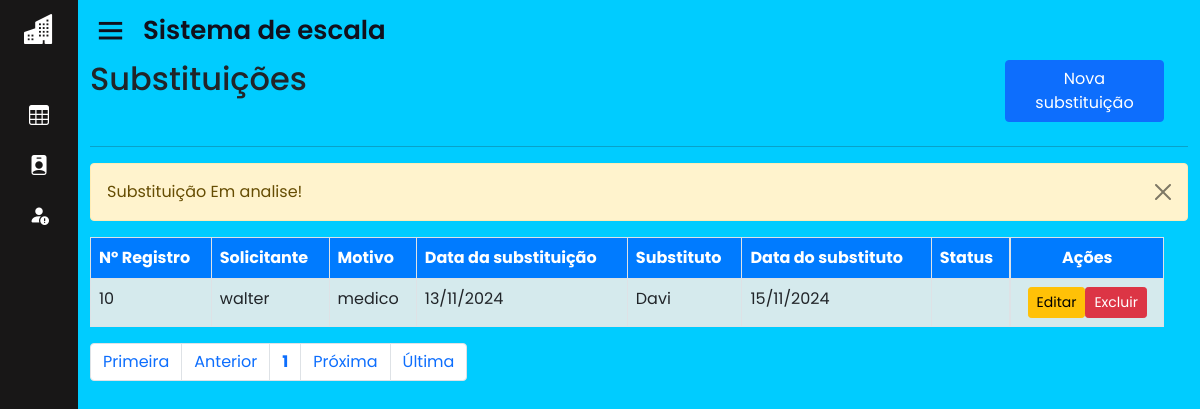
/home.php?page=lista_sub&msg=6 (signed in), run on an earlier commit of the app's database.
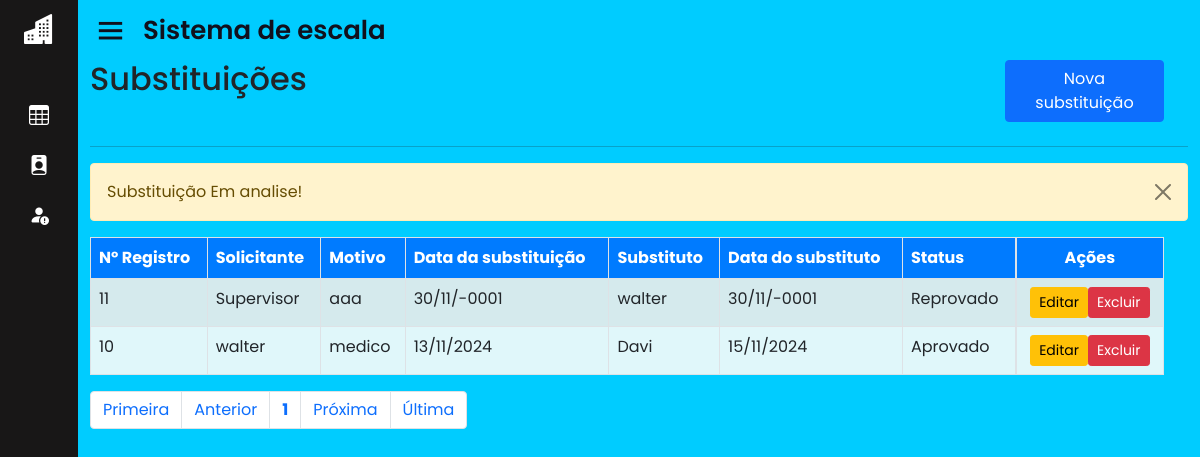
And on a later commit of the database.
### tables this page shows
CREATE TABLE IF NOT EXISTS `substituicao` (
  `id` int(11) NOT NULL AUTO_INCREMENT,
  `solicitante` varchar(50) NOT NULL DEFAULT '',
  `motivo` varchar(50) NOT NULL,
  `data_solic` date NOT NULL,
  `substituto` varchar(50) NOT NULL DEFAULT '',
  `data_subs` date DEFAULT NULL,
  `ativo_sub` enum('Em analise','Aprovado','Reprovado') NOT NULL,
  `data_aprovacao` datetime DEFAULT NULL,
  `id_esc` int(11) DEFAULT NULL,
  PRIMARY KEY (`id`),
  KEY `id_esc` (`id_esc`),
  CONSTRAINT `substituicao_ibfk_3` FOREIGN KEY (`id_esc`) REFERENCES `escala` (`id_esc`) ON DELETE CASCADE ON UPDATE CASCADE
);

### sis/substituicao/lista_sub.php (the view, shortened to what this page needs)
<div id="main" class="container-fluid">
	<div id="top" class="row">
		<div class="col-md-10">
			<h2>Substituições</h2>
		</div>
		<div class="col-md-2">
			<a href="?page=fadd_sub" class="btn btn-primary pull-right h2">Nova substituição</a>
		</div>
	</div>
	<hr/>
	<div><?php include "mensagens.php"; ?> </div>
		<div id="list" class="row">
			<div class="table-responsive col-md-12">
				<?php
					$quantidade = 5;
					$pagina = (isset($_GET['pagina'])) ? (int)$_GET['pagina'] : 1;
					$data = mysqli_query($con, "select * from substituicao order by id desc;") or die(mysqli_error($con));
					if (isset($_SESSION['UsuarioNivel']) && $_SESSION['UsuarioNivel'] == 1) {
						echo "<table class='table table-striped table-bordered' style='background-color: #e0f7fa;' cellspacing='0' cellpadding='0'>";
						echo "<thead style='background-color: #007bff; color: white;'>";
						echo "<tr>";
						echo "<td><strong>Nº Registro</strong></td>";
						echo "<td><strong>Solicitante</strong></td>";
						echo "<td><strong>Motivo</strong></td>";
						echo "<td><strong>Data da substituição</strong></td>";
						echo "<td><strong>Substituto</strong></td>";
						echo "<td><strong>Data do substituto</strong></td>";
						echo "<td><strong>Status</strong></td>";
						echo "<td class='actions d-flex justify-content-center'><strong>Ações</strong></td>";
						echo "</tr></thead><tbody>";
						while ($info = mysqli_fetch_array($data)) {
							echo "<tr>";
							echo "<td>".$info['id']."</td>";
							echo "<td>".$info['solicitante']."</td>";
							echo "<td>".$info['motivo']."</td>";
							echo "<td class='d-none d-md-table-cell'>".(!empty($info['data_solic']) ? date('d/m/Y', strtotime($info['data_solic'])) : '')."</td>";
							echo "<td>".$info['substituto']."</td>";
							echo "<td class='d-none d-md-table-cell'>".(!empty($info['data_subs']) ? date('d/m/Y', strtotime($info['data_subs'])) : '')."</td>";
							echo "<td>".$info['ativo_sub']."</td>";
							echo "<td class='actions btn-group-sm d-flex justify-content-center'>";
							echo "<a class='btn btn-warning btn-xs' href=?page=fedita_sub&id=".$info['id']."> Editar </a>";
							echo "<a href=?page=excluir_sub&id=".$info['id']." class='btn btn-danger btn-xs '> Excluir </a></td>";
							echo "</tr>";
						}
						echo "</tbody></table>";
					} else if (isset($_SESSION['UsuarioNivel']) && $_SESSION['UsuarioNivel'] == 2) {
						echo "<table class='table table-striped table-bordered' style='background-color: #e0f7fa;' cellspacing='0' cellpadding='0'>";
						echo "<thead style='background-color: #007bff; color: white;'>";
						echo "<tr>";
						echo "<td><strong>Nº Registro</strong></td>";
						echo "<td><strong>Solicitante</strong></td>";
						echo "<td><strong>Motivo</strong></td>";
						echo "<td><strong>Status</strong></td>";
						echo "<td class='actions d-flex justify-content-center'><strong>Ações</strong></td>";
						echo "</tr></thead><tbody>";
						while ($info = mysqli_fetch_array($data)) {
							echo "<tr>";
							echo "<td>".$info['id']."</td>";
							echo "<td>".$info['solicitante']."</td>";
							echo "<td>".$info['motivo']."</td>";
							echo "<td>".$info['ativo_sub']."</td>";
							echo "<td class='actions btn-group-sm d-flex justify-content-center'>";
							echo "<a class='btn btn-info btn-xs' href=?page=view_sub&id=".$info['id']."> Visualizar </a>";
							if ($info['ativo_sub'] == 'Em Analise') {
								echo "<a class='btn btn-success btn-xs' href=?page=aprovar_sub&id=".$info['id'].">&nbsp;&nbsp;&nbsp;Aprovar&nbsp;&nbsp;</a>";
								echo "<a class='btn btn-danger btn-xs' href=?page=reprovar_sub&id=".$info['id']."> Reprovar </a>";
							} else if ($info['ativo_sub'] == 'Aprovado') {
								echo "<a class='btn btn-danger btn-xs' href=?page=reprovar_sub&id=".$info['id'].">&nbsp;&nbsp;&nbsp;Reprovar&nbsp;&nbsp;</a>";
								echo "<a class='btn btn-warning btn-xs' href=?page=analise_sub&id=".$info['id']."> Em Analise </a>";
							} else {
								echo "<a class='btn btn-success btn-xs' href=?page=aprovar_sub&id=".$info['id'].">&nbsp;&nbsp;&nbsp;Aprovar&nbsp;&nbsp;</a>";
								echo "<a class='btn btn-warning btn-xs' href=?page=analise_sub&id=".$info['id']."> Em Analise </a>";
							}
							echo "</tr>";
						}
						echo "</tbody></table>";
					}
				?>
			</div>
		</div>
		<div id="bottom" class="row">
			<div class="col-md-12">
				<?php
					$sqlTotal 		= "select id from substituicao;";
					$qrTotal  		= mysqli_query($con, $sqlTotal) or die (mysqli_error($con));
					$numTotal 		= mysqli_num_rows($qrTotal);
					$totalpagina = (ceil($numTotal/$quantidade)<=0) ? 1 : ceil($numTotal/$quantidade);
					$anterior = (($pagina-1) <= 0) ? 1 : $pagina - 1;
					$posterior = (($pagina+1) >= $totalpagina) ? $totalpagina : $pagina+1;
					echo "<ul class='pagination'>";
					echo "<li class='page-item'><a class='page-link' href='?page=lista_sub&pagina=1'> Primeira</a></li> ";
					echo "<li class='page-item'><a class='page-link' href=\"?page=lista_sub&pagina=$anterior\"> Anterior</a></li> ";
					echo "<li class='page-item'><a class='page-link' href='?page=lista_sub&pagina=".$pagina."'><strong>".$pagina."</strong></a></li> ";
					echo "<li class='page-item'><a class='page-link' href=\"?page=lista_sub&pagina=$posterior\"> Pr&oacute;xima</a></li> ";
					echo "<li class='page-item'><a class='page-link' href=\"?page=lista_sub&pagina=$totalpagina\"> &Uacute;ltima</a></li></ul>";
				?>
			</div>
		</div>
</div>

### home.php (shortened to what this page needs)
<!DOCTYPE html>
<html lang="en" dir="ltr">
<head>
  <link rel="stylesheet" href="./css/style.css">
  <link rel="stylesheet" href="https://cdnjs.cloudflare.com/ajax/libs/font-awesome/6.4.0/css/all.min.css" />
  <link href='https://unpkg.com/boxicons@2.0.7/css/boxicons.min.css' rel='stylesheet'>
  <link href="https://cdn.jsdelivr.net/npm/bootstrap@5.0.2/dist/css/bootstrap.min.css" rel="stylesheet">
  <link rel="stylesheet" href="https://cdn.jsdelivr.net/npm/bootstrap-icons@1.11.3/font/bootstrap-icons.min.css">
</head>
<body>
  <div class="sidebar close">
    <?php
      if (isset($_SESSION['UsuarioNivel'])) {
        switch($_SESSION['UsuarioNivel']){
          case 1: include "base/sidebar.php"; break;
        }
      }
    ?>
  </div>
  <section class="home-section">
    <div class="home-content">
      <i class='bx bx-menu'></i>
      <span class="text">Sistema de escala</span>
    </div>
    <?php
      include "base/ch_pages.php";
    ?>
  </section>
</body>
</html>

### base/sidebar.php (shortened to what this page needs)
<?php
$mysqli = new mysqli("localhost", "root", "", "sisescala");
$id_usuario = $_SESSION['UsuarioID'];
$result = $mysqli->query("SELECT id_func FROM usuarios WHERE id = $id_usuario");
if ($result && $result->num_rows > 0) {
    $info = $result->fetch_assoc();
} else {
    $info['id_func'] = null;
}
?>
        <div class="logo-details">
          <i class="bi bi-buildings-fill"></i>
        </div>
        <ul class="nav-links">
          <li>
            <a href="?page=view_escala&id_func=<?php echo $info['id_func'] ?>">
              <i class="bi bi-table"></i>
            </a>
          </li>
          <li>
            <a href="?page=perfil_func">
              <i class="bi bi-person-badge-fill"></i>
            </a>
          </li>
          <li>
            <a href="?page=lista_sub">
              <i class="bi bi-person-fill-exclamation"></i>
            </a>
          </li>
        </ul>

### base/ch_pages.php (shortened to what this page needs)
<?php
if (isset($_GET['page'])) {
    switch ($_GET['page']) {
        case 'lista_sub':
            include "sis/substituicao/lista_sub.php";
            break;
    }
}

### sis/substituicao/mensagens.php (shortened to what this page needs)
<?php
if(isset($_GET['msg'])){
	$msg = $_GET['msg'];
	switch($msg){
		case 6:
			echo '	<div class="alert alert-warning alert-dismissible fade show" role="alert">
						Substituição Em analise!
						<button type="button" class="btn-close" data-bs-dismiss="alert" aria-label="Close"></button>
						</div>';
			break;
	}
}
?>

### css/style.css (style rules this page uses)
* { margin: 0; padding: 0; box-sizing: border-box; font-family: 'Poppins', sans-serif; }
.row { width: 100%; }
.sidebar { position: fixed; top: 0; left: 0; height: 100%; width: 260px; background: rgb(24, 23, 23); z-index: 100; transition: all 0.5s ease; }
.sidebar.close { width: 78px; }
.sidebar .logo-details { height: 60px; width: 100%; display: flex; align-items: center; }
.sidebar .logo-details i { font-size: 30px; color: #fff; height: 50px; min-width: 78px; text-align: center; line-height: 50px; }
.sidebar .nav-links { height: 100%; padding: 30px 0 150px 0; overflow: auto; }
.sidebar.close .nav-links { overflow: visible; }
.sidebar .nav-links li { position: relative; list-style: none; transition: all 0.4s ease; }
.sidebar .nav-links li i { height: 50px; min-width: 78px; text-align: center; line-height: 50px; color: #fff; font-size: 20px; cursor: pointer; transition: all 0.3s ease; }
.sidebar .nav-links li a { display: flex; align-items: center; text-decoration: none; }
.home-section { position: relative; background: rgb(0, 204, 255); min-height: 100vh; left: 260px; width: calc(100% - 260px); transition: all 0.5s ease; }
.sidebar.close ~ .home-section { left: 78px; width: calc(100% - 78px); }
.home-section .home-content { height: 60px; display: flex; align-items: center; }
.home-section .home-content .bx-menu, .home-section .home-content .text { color: #11101d; font-size: 35px; }
.home-section .home-content .bx-menu { margin: 0 15px; cursor: pointer; }
.home-section .home-content .text { font-size: 26px; font-weight: 600; }

What changed in the data, as far as the page shows it:
added substituicao: id "11", solicitante "Supervisor", motivo "aaa", data_solic "30/11/-0001", substituto "walter", data_subs "30/11/-0001", ativo_sub "Reprovado"
changed substituicao "medico": ativo_sub (not shown) → "Aprovado"
